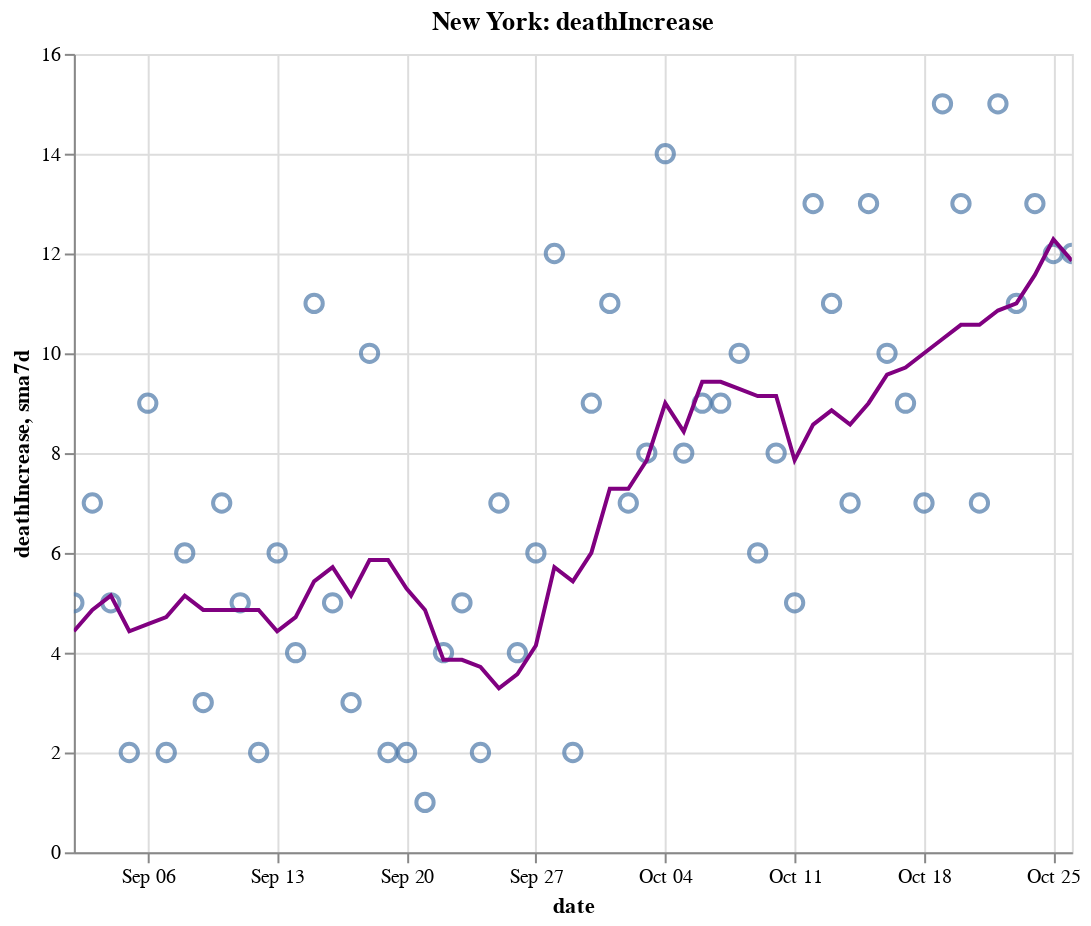

The cell this chart's notebook holds for it:
### Code cell
create_plot(ny, 'deathIncrease')

### Figure 1 — Vega-Lite specification as saved in the notebook (floating-point values rounded to 4 significant figures)
{"config": {"view": {"continuousWidth": 400, "continuousHeight": 300}}, "layer": [{"layer": [{"mark": {"type": "point", "size": 75}, "encoding": {"tooltip": [{"type": "temporal", "field": "date"}, {"type": "quantitative", "field": "deathIncrease"}, {"type": "quantitative", "field": "sma7d"}], "x": {"type": "temporal", "field": "date"}, "y": {"type": "quantitative", "field": "deathIncrease"}}, "selection": {"selector012": {"type": "interval", "bind": "scales", "encodings": ["x", "y"]}}}, {"mark": {"type": "line", "color": "purple"}, "encoding": {"x": {"type": "temporal", "field": "date"}, "y": {"type": "quantitative", "field": "sma7d"}}}]}, {"mark": {"type": "rule", "color": "#aaa"}, "encoding": {"x": {"type": "temporal", "field": "date"}}, "transform": [{"filter": {"selection": "selector011"}}]}, {"mark": "circle", "encoding": {"opacity": {"condition": {"value": 1, "selection": "selector011"}, "value": 0}, "tooltip": [{"type": "temporal", "field": "date"}, {"type": "quantitative", "field": "deathIncrease"}, {"type": "quantitative", "field": "sma7d"}], "x": {"type": "temporal", "field": "date"}, "y": {"type": "quantitative", "field": "deathIncrease"}}, "selection": {"selector011": {"type": "single", "encodings": ["x"], "on": "mouseover", "nearest": true, "empty": "none"}}}, {"mark": {"type": "text", "align": "left", "dx": 5, "dy": -5, "stroke": "white", "strokeWidth": 2}, "encoding": {"text": {"type": "quantitative", "field": "deathIncrease"}, "tooltip": [{"type": "temporal", "field": "date"}, {"type": "quantitative", "field": "deathIncrease"}, {"type": "quantitative", "field": "sma7d"}], "x": {"type": "temporal", "field": "date"}, "y": {"type": "quantitative", "field": "deathIncrease"}}, "transform": [{"filter": {"selection": "selector011"}}]}, {"mark": {"type": "text", "align": "left", "dx": 5, "dy": -5}, "encoding": {"text": {"type": "quantitative", "field": "deathIncrease"}, "tooltip": [{"type": "temporal", "field": "date"}, {"type": "quantitative", "field": "deathIncrease"}, {"type": "quantitative", "field": "sma7d"}], "x": {"type": "temporal", "field": "date"}, "y": {"type": "quantitative", "field": "deathIncrease"}}, "transform": [{"filter": {"selection": "selector011"}}]}], "data": {"name": "data-2c34981da5ea3c7667a8c425ac1dc808"}, "height": 400, "title": "New York: deathIncrease", "width": 500, "$schema": "https://vega.github.io/schema/vega-lite/v4.8.1.json", "datasets": {"data-2c34981da5ea3c7667a8c425ac1dc808": [{"date": "2020-09-02T00:00:00", "totalTestResultsIncrease": 88450.0, "positiveIncrease": 708.0, "death": 25340.0, "deathIncrease": 5.0, "positiveRate": 0.008, "state": "New York", "sma7d": 4.429}, {"date": "2020-09-03T00:00:00", "totalTestResultsIncrease": 88980.0, "positiveIncrease": 889.0, "death": 25340.0, "deathIncrease": 7.0, "positiveRate": 0.01, "state": "New York", "sma7d": 4.857}, {"date": "2020-09-04T00:00:00", "totalTestResultsIncrease": 93400.0, "positiveIncrease": 864.0, "death": 25350.0, "deathIncrease": 5.0, "positiveRate": 0.009, "state": "New York", "sma7d": 5.143}, {"date": "2020-09-05T00:00:00", "totalTestResultsIncrease": 99760.0, "positiveIncrease": 801.0, "death": 25350.0, "deathIncrease": 2.0, "positiveRate": 0.008, "state": "New York", "sma7d": 4.429}, {"date": "2020-09-06T00:00:00", "totalTestResultsIncrease": 85630.0, "positiveIncrease": 729.0, "death": 25360.0, "deathIncrease": 9.0, "positiveRate": 0.009, "state": "New York", "sma7d": 4.571}, {"date": "2020-09-07T00:00:00", "totalTestResultsIncrease": 58860.0, "positiveIncrease": 520.0, "death": 25360.0, "deathIncrease": 2.0, "positiveRate": 0.009, "state": "New York", "sma7d": 4.714}, {"date": "2020-09-08T00:00:00", "totalTestResultsIncrease": 57830.0, "positiveIncrease": 557.0, "death": 25370.0, "deathIncrease": 6.0, "positiveRate": 0.01, "state": "New York", "sma7d": 5.143}, {"date": "2020-09-09T00:00:00", "totalTestResultsIncrease": 63230.0, "positiveIncrease": 576.0, "death": 25370.0, "deathIncrease": 3.0, "positiveRate": 0.009, "state": "New York", "sma7d": 4.857}, {"date": "2020-09-10T00:00:00", "totalTestResultsIncrease": 76810.0, "positiveIncrease": 757.0, "death": 25380.0, "deathIncrease": 7.0, "positiveRate": 0.01, "state": "New York", "sma7d": 4.857}, {"date": "2020-09-11T00:00:00", "totalTestResultsIncrease": 89720.0, "positiveIncrease": 880.0, "death": 25380.0, "deathIncrease": 5.0, "positiveRate": 0.01, "state": "New York", "sma7d": 4.857}, {"date": "2020-09-12T00:00:00", "totalTestResultsIncrease": 102900.0, "positiveIncrease": 849.0, "death": 25380.0, "deathIncrease": 2.0, "positiveRate": 0.008, "state": "New York", "sma7d": 4.857}, {"date": "2020-09-13T00:00:00", "totalTestResultsIncrease": 72670.0, "positiveIncrease": 725.0, "death": 25390.0, "deathIncrease": 6.0, "positiveRate": 0.01, "state": "New York", "sma7d": 4.429}, {"date": "2020-09-14T00:00:00", "totalTestResultsIncrease": 63360.0, "positiveIncrease": 583.0, "death": 25390.0, "deathIncrease": 4.0, "positiveRate": 0.009, "state": "New York", "sma7d": 4.714}, {"date": "2020-09-15T00:00:00", "totalTestResultsIncrease": 73680.0, "positiveIncrease": 766.0, "death": 25400.0, "deathIncrease": 11.0, "positiveRate": 0.01, "state": "New York", "sma7d": 5.429}, {"date": "2020-09-16T00:00:00", "totalTestResultsIncrease": 75090.0, "positiveIncrease": 652.0, "death": 25410.0, "deathIncrease": 5.0, "positiveRate": 0.009, "state": "New York", "sma7d": 5.714}, {"date": "2020-09-17T00:00:00", "totalTestResultsIncrease": 91500.0, "positiveIncrease": 896.0, "death": 25410.0, "deathIncrease": 3.0, "positiveRate": 0.01, "state": "New York", "sma7d": 5.143}, {"date": "2020-09-18T00:00:00", "totalTestResultsIncrease": 89730.0, "positiveIncrease": 790.0, "death": 25420.0, "deathIncrease": 10.0, "positiveRate": 0.009, "state": "New York", "sma7d": 5.857}, {"date": "2020-09-19T00:00:00", "totalTestResultsIncrease": 110400.0, "positiveIncrease": 986.0, "death": 25420.0, "deathIncrease": 2.0, "positiveRate": 0.009, "state": "New York", "sma7d": 5.857}, {"date": "2020-09-20T00:00:00", "totalTestResultsIncrease": 100400.0, "positiveIncrease": 862.0, "death": 25430.0, "deathIncrease": 2.0, "positiveRate": 0.009, "state": "New York", "sma7d": 5.286}, {"date": "2020-09-21T00:00:00", "totalTestResultsIncrease": 58320.0, "positiveIncrease": 573.0, "death": 25430.0, "deathIncrease": 1.0, "positiveRate": 0.01, "state": "New York", "sma7d": 4.857}, {"date": "2020-09-22T00:00:00", "totalTestResultsIncrease": 84000.0, "positiveIncrease": 754.0, "death": 25430.0, "deathIncrease": 4.0, "positiveRate": 0.009, "state": "New York", "sma7d": 3.857}, {"date": "2020-09-23T00:00:00", "totalTestResultsIncrease": 70930.0, "positiveIncrease": 665.0, "death": 25440.0, "deathIncrease": 5.0, "positiveRate": 0.009, "state": "New York", "sma7d": 3.857}, {"date": "2020-09-24T00:00:00", "totalTestResultsIncrease": 92950.0, "positiveIncrease": 955.0, "death": 25440.0, "deathIncrease": 2.0, "positiveRate": 0.01, "state": "New York", "sma7d": 3.714}, {"date": "2020-09-25T00:00:00", "totalTestResultsIncrease": 94820.0, "positiveIncrease": 908.0, "death": 25450.0, "deathIncrease": 7.0, "positiveRate": 0.01, "state": "New York", "sma7d": 3.286}, {"date": "2020-09-26T00:00:00", "totalTestResultsIncrease": 99950.0, "positiveIncrease": 1005.0, "death": 25450.0, "deathIncrease": 4.0, "positiveRate": 0.01, "state": "New York", "sma7d": 3.571}, {"date": "2020-09-27T00:00:00", "totalTestResultsIncrease": 84770.0, "positiveIncrease": 866.0, "death": 25460.0, "deathIncrease": 6.0, "positiveRate": 0.01, "state": "New York", "sma7d": 4.143}, {"date": "2020-09-28T00:00:00", "totalTestResultsIncrease": 52940.0, "positiveIncrease": 834.0, "death": 25470.0, "deathIncrease": 12.0, "positiveRate": 0.016, "state": "New York", "sma7d": 5.714}, {"date": "2020-09-29T00:00:00", "totalTestResultsIncrease": 88230.0, "positiveIncrease": 1189.0, "death": 25470.0, "deathIncrease": 2.0, "positiveRate": 0.013, "state": "New York", "sma7d": 5.429}, {"date": "2020-09-30T00:00:00", "totalTestResultsIncrease": 97960.0, "positiveIncrease": 1000.0, "death": 25480.0, "deathIncrease": 9.0, "positiveRate": 0.01, "state": "New York", "sma7d": 6.0}, {"date": "2020-10-01T00:00:00", "totalTestResultsIncrease": 109200.0, "positiveIncrease": 1382.0, "death": 25490.0, "deathIncrease": 11.0, "positiveRate": 0.013, "state": "New York", "sma7d": 7.286}, {"date": "2020-10-02T00:00:00", "totalTestResultsIncrease": 119500.0, "positiveIncrease": 1598.0, "death": 25500.0, "deathIncrease": 7.0, "positiveRate": 0.013, "state": "New York", "sma7d": 7.286}, {"date": "2020-10-03T00:00:00", "totalTestResultsIncrease": 134300.0, "positiveIncrease": 1731.0, "death": 25500.0, "deathIncrease": 8.0, "positiveRate": 0.013, "state": "New York", "sma7d": 7.857}, {"date": "2020-10-04T00:00:00", "totalTestResultsIncrease": 110300.0, "positiveIncrease": 1222.0, "death": 25520.0, "deathIncrease": 14.0, "positiveRate": 0.011, "state": "New York", "sma7d": 9.0}, {"date": "2020-10-05T00:00:00", "totalTestResultsIncrease": 76400.0, "positiveIncrease": 933.0, "death": 25530.0, "deathIncrease": 8.0, "positiveRate": 0.012, "state": "New York", "sma7d": 8.429}, {"date": "2020-10-06T00:00:00", "totalTestResultsIncrease": 96360.0, "positiveIncrease": 1393.0, "death": 25540.0, "deathIncrease": 9.0, "positiveRate": 0.014, "state": "New York", "sma7d": 9.429}, {"date": "2020-10-07T00:00:00", "totalTestResultsIncrease": 108200.0, "positiveIncrease": 1360.0, "death": 25540.0, "deathIncrease": 9.0, "positiveRate": 0.013, "state": "New York", "sma7d": 9.429}, {"date": "2020-10-08T00:00:00", "totalTestResultsIncrease": 145800.0, "positiveIncrease": 1836.0, "death": 25560.0, "deathIncrease": 10.0, "positiveRate": 0.013, "state": "New York", "sma7d": 9.286}, {"date": "2020-10-09T00:00:00", "totalTestResultsIncrease": 139300.0, "positiveIncrease": 1592.0, "death": 25560.0, "deathIncrease": 6.0, "positiveRate": 0.011, "state": "New York", "sma7d": 9.143}, {"date": "2020-10-10T00:00:00", "totalTestResultsIncrease": 134600.0, "positiveIncrease": 1447.0, "death": 25570.0, "deathIncrease": 8.0, "positiveRate": 0.011, "state": "New York", "sma7d": 9.143}, {"date": "2020-10-11T00:00:00", "totalTestResultsIncrease": 118300.0, "positiveIncrease": 1143.0, "death": 25570.0, "deathIncrease": 5.0, "positiveRate": 0.01, "state": "New York", "sma7d": 7.857}, {"date": "2020-10-12T00:00:00", "totalTestResultsIncrease": 91790.0, "positiveIncrease": 1029.0, "death": 25590.0, "deathIncrease": 13.0, "positiveRate": 0.011, "state": "New York", "sma7d": 8.571}, {"date": "2020-10-13T00:00:00", "totalTestResultsIncrease": 99070.0, "positiveIncrease": 1393.0, "death": 25600.0, "deathIncrease": 11.0, "positiveRate": 0.014, "state": "New York", "sma7d": 8.857}, {"date": "2020-10-14T00:00:00", "totalTestResultsIncrease": 111700.0, "positiveIncrease": 1232.0, "death": 25600.0, "deathIncrease": 7.0, "positiveRate": 0.011, "state": "New York", "sma7d": 8.571}, {"date": "2020-10-15T00:00:00", "totalTestResultsIncrease": 133200.0, "positiveIncrease": 1460.0, "death": 25620.0, "deathIncrease": 13.0, "positiveRate": 0.011, "state": "New York", "sma7d": 9.0}, {"date": "2020-10-16T00:00:00", "totalTestResultsIncrease": 136000.0, "positiveIncrease": 1707.0, "death": 25630.0, "deathIncrease": 10.0, "positiveRate": 0.013, "state": "New York", "sma7d": 9.571}, {"date": "2020-10-17T00:00:00", "totalTestResultsIncrease": 160000.0, "positiveIncrease": 1784.0, "death": 25640.0, "deathIncrease": 9.0, "positiveRate": 0.011, "state": "New York", "sma7d": 9.714}, {"date": "2020-10-18T00:00:00", "totalTestResultsIncrease": 128800.0, "positiveIncrease": 1390.0, "death": 25640.0, "deathIncrease": 7.0, "positiveRate": 0.011, "state": "New York", "sma7d": 10.0}, {"date": "2020-10-19T00:00:00", "totalTestResultsIncrease": 82010.0, "positiveIncrease": 998.0, "death": 25660.0, "deathIncrease": 15.0, "positiveRate": 0.012, "state": "New York", "sma7d": 10.29}, {"date": "2020-10-20T00:00:00", "totalTestResultsIncrease": 90540.0, "positiveIncrease": 1201.0, "death": 25670.0, "deathIncrease": 13.0, "positiveRate": 0.013, "state": "New York", "sma7d": 10.57}, {"date": "2020-10-21T00:00:00", "totalTestResultsIncrease": 124800.0, "positiveIncrease": 2026.0, "death": 25680.0, "deathIncrease": 7.0, "positiveRate": 0.016, "state": "New York", "sma7d": 10.57}, {"date": "2020-10-22T00:00:00", "totalTestResultsIncrease": 135300.0, "positiveIncrease": 1628.0, "death": 25690.0, "deathIncrease": 15.0, "positiveRate": 0.012, "state": "New York", "sma7d": 10.86}, {"date": "2020-10-23T00:00:00", "totalTestResultsIncrease": 141500.0, "positiveIncrease": 1637.0, "death": 25700.0, "deathIncrease": 11.0, "positiveRate": 0.012, "state": "New York", "sma7d": 11.0}, {"date": "2020-10-24T00:00:00", "totalTestResultsIncrease": 156900.0, "positiveIncrease": 2061.0, "death": 25720.0, "deathIncrease": 13.0, "positiveRate": 0.013, "state": "New York", "sma7d": 11.57}, {"date": "2020-10-25T00:00:00", "totalTestResultsIncrease": 120800.0, "positiveIncrease": 1632.0, "death": 25730.0, "deathIncrease": 12.0, "positiveRate": 0.014, "state": "New York", "sma7d": 12.29}, {"date": "2020-10-26T00:00:00", "totalTestResultsIncrease": 82120.0, "positiveIncrease": 1191.0, "death": 25740.0, "deathIncrease": 12.0, "positiveRate": 0.015, "state": "New York", "sma7d": 11.86}]}}
